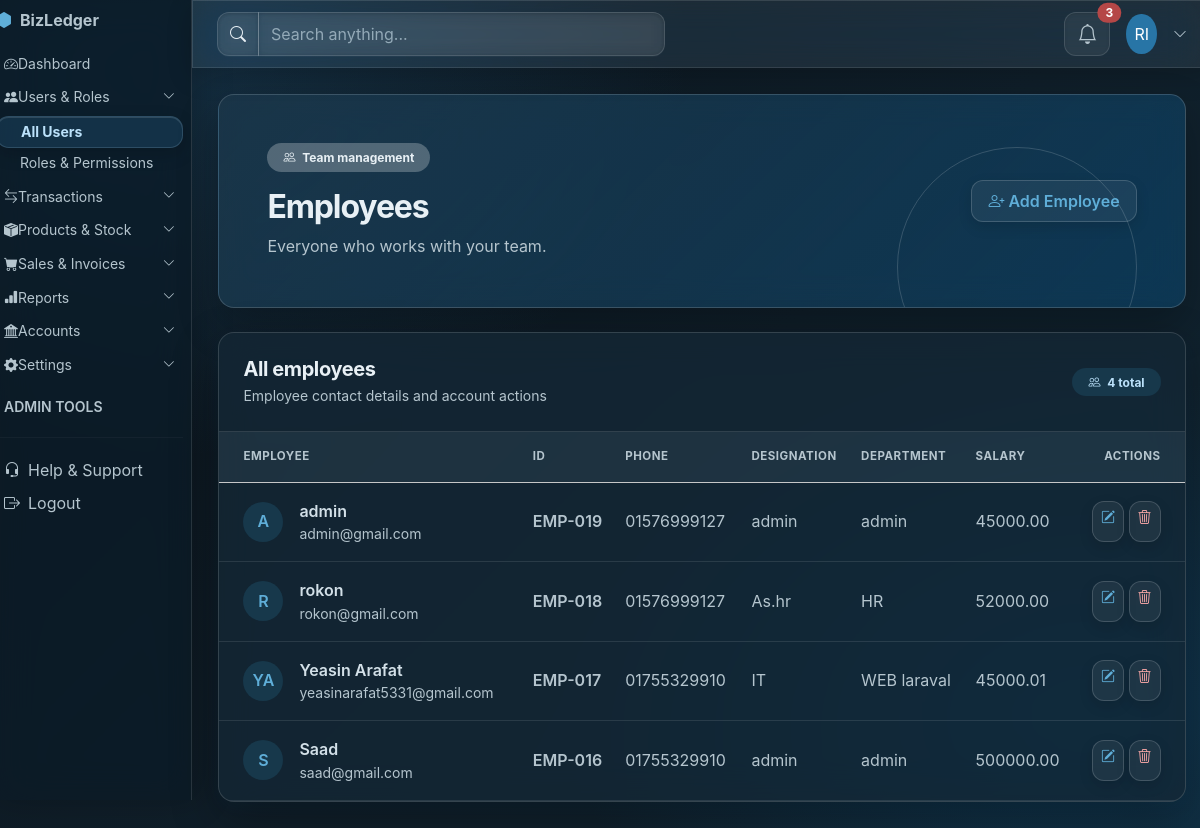
/admin/employlist.php, run on the app's committed database.
### tables this page shows
CREATE TABLE `employees` (
  `employee_id` int UNSIGNED NOT NULL,
  `company_id` int UNSIGNED NOT NULL,
  `user_id` int UNSIGNED DEFAULT NULL,
  `employee_name` varchar(150) NOT NULL,
  `phone` varchar(30) DEFAULT NULL,
  `designation` varchar(100) DEFAULT NULL,
  `department` varchar(100) DEFAULT NULL,
  `joining_date` date DEFAULT NULL,
  `basic_salary` decimal(15,2) NOT NULL DEFAULT '0.00',
  `status` tinyint NOT NULL DEFAULT '1',
  `created_at` timestamp NOT NULL DEFAULT CURRENT_TIMESTAMP,
  `updated_at` timestamp NOT NULL DEFAULT CURRENT_TIMESTAMP ON UPDATE CURRENT_TIMESTAMP,
  `login_email` varchar(150) DEFAULT NULL,
  `login_password` varchar(255) DEFAULT NULL,
  `login_role` enum('admin','accountant','employees') DEFAULT NULL
);

### admin/employlist.php (the view, shortened to what this page needs)
<?php
include_once 'assets/db/bdconfig.php';
$rowData = $conn->query("SELECT * FROM employees ORDER BY employee_id DESC");
?>
<!DOCTYPE html>
<html lang="en">
<head>
    <link href="https://cdn.jsdelivr.net/npm/bootstrap@5.3.3/dist/css/bootstrap.min.css" rel="stylesheet">
    <link href="https://cdn.jsdelivr.net/npm/bootstrap-icons@1.11.3/font/bootstrap-icons.min.css" rel="stylesheet">
    <link href="assets/css/dashboard-shared.css" rel="stylesheet">
    <link href="assets/css/glassmorphism.css" rel="stylesheet">
</head>
<body class="bg-body-tertiary dashboard-page">
    <div class="container-fluid px-0">
        <div class="row min-vh-100">
            <div class="col-lg-3 col-xl-2 p-0 bg-dark">
                <?php include 'include/adminsidebar.php'; ?>
            </div>
            <main class="col-12 col-lg-9 col-xl-10 p-0">
                <?php include 'include/adminheadbar.php'; ?>
                <div class="p-3 p-md-4 p-xl-5">
                    <section class="dashboard-hero rounded-4 shadow-sm text-white p-4 p-lg-5 mb-4">
                        <div class="dashboard-hero-content d-flex flex-column flex-md-row justify-content-between align-items-md-center gap-4">
                            <div>
                                <span class="badge rounded-pill bg-white bg-opacity-25 text-white px-3 py-2 mb-3">
                                    <i class="bi bi-people me-1" aria-hidden="true"></i> Team management
                                </span>
                                <h1 class="h2 fw-bold mb-2">Employees</h1>
                                <p class="mb-0 text-white-50">Everyone who works with your team.</p>
                            </div>
                            <a class="btn btn-light text-primary fw-semibold px-3 py-2 text-nowrap" href="permissions.php">
                                <i class="bi bi-person-plus me-1" aria-hidden="true"></i>Add Employee
                            </a>
                        </div>
                    </section>
                    <section class="card dashboard-card rounded-4 shadow-sm overflow-hidden" aria-labelledby="employee-list-title">
                        <div class="card-body p-0">
                            <div class="d-flex flex-wrap justify-content-between align-items-center gap-2 p-3 p-md-4 border-bottom">
                                <div>
                                    <h2 class="h5 dashboard-section-title fw-bold mb-1" id="employee-list-title">All employees</h2>
                                    <p class="small dashboard-subtitle mb-0">Employee contact details and account actions</p>
                                </div>
                                <span class="badge rounded-pill bg-primary-subtle text-primary-emphasis px-3 py-2">
                                    <i class="bi bi-people me-1" aria-hidden="true"></i>
                                    <?php echo $rowData ? (int) $rowData->num_rows : 0; ?> total
                                </span>
                            </div>
                            <div class="table-responsive">
                                <table class="table table-hover align-middle mb-0">
                                    <thead class="table-light">
                                        <tr>
                                            <th scope="col" class="ps-4 py-3 small text-uppercase text-secondary">Employee</th>
                                            <th scope="col" class="py-3 small text-uppercase text-secondary">ID</th>
                                            <th scope="col" class="py-3 small text-uppercase text-secondary">Phone</th>
                                            <th scope="col" class="py-3 small text-uppercase text-secondary">Designation</th>
                                            <th scope="col" class="py-3 small text-uppercase text-secondary">Department</th>
                                            <th scope="col" class="py-3 small text-uppercase text-secondary">Salary</th>
                                            <th scope="col" class="pe-4 py-3 small text-uppercase text-secondary text-end">Actions</th>
                                        </tr>
                                    </thead>
                                    <tbody>
                                        <?php if ($rowData && $rowData->num_rows > 0) { ?>
                                            <?php while ($row = $rowData->fetch_assoc()) { ?>
                                                <?php
                                                $nameParts = preg_split('/\s+/', trim($row['employee_name']));
                                                $initials = strtoupper(substr($nameParts[0] ?? '', 0, 1) . (count($nameParts) > 1 ? substr(end($nameParts), 0, 1) : ''));
                                                ?>
                                                <tr>
                                                    <td class="ps-4 py-3">
                                                        <div class="d-flex align-items-center gap-3">
                                                            <span class="d-inline-flex align-items-center justify-content-center rounded-circle bg-primary-subtle text-primary fw-semibold flex-shrink-0" style="width: 2.5rem; height: 2.5rem">
                                                                <?php echo $initials ; ?>
                                                            </span>
                                                            <div>
                                                                <div class="fw-semibold"><?php echo $row['employee_name']; ?></div>
                                                                <div class="small text-secondary"><?php echo $row['login_email'] ; ?></div>
                                                            </div>
                                                        </div>
                                                    </td>
                                                    <td class="fw-semibold text-secondary">
                                                        EMP-<?php echo str_pad((int) $row['employee_id'], 3, '0', STR_PAD_LEFT); ?>
                                                    </td>
                                                    <td class="text-secondary"><?php echo $row['phone'] ; ?></td>
                                                    <td class="text-secondary"><?php echo $row['designation'] ; ?></td>
                                                    <td class="text-secondary"><?php echo $row['department'] ; ?></td>
                                                    <td class="text-secondary"><?php echo $row['basic_salary'] ; ?></td>
                                                    <td class="pe-4 text-end text-nowrap">
                                                        <a class="btn btn-sm btn-light text-primary" href="employedit.php?id=<?php echo $row['employee_id']; ?>" aria-label="Edit employee" title="Edit employee">
                                                            <i class="bi bi-pencil-square" aria-hidden="true"></i>
                                                        </a>
                                                        <a class="btn btn-sm btn-light text-danger" onclick="return confirm('Delete this employee?')" href="deleteemploy.php?id=<?php echo $row['employee_id']; ?>" aria-label="Delete employee" title="Delete employee">
                                                            <i class="bi bi-trash3" aria-hidden="true"></i>
                                                        </a>
                                                    </td>
                                                </tr>
                                            <?php } ?>
                                        <?php } ?>
                                    </tbody>
                                </table>
                            </div>
                        </div>
                    </section>
                </div>
        </div>
    </div>
</body>
</html>

### admin/include/adminsidebar.php (shortened to what this page needs)
<?php $current = basename($_SERVER['PHP_SELF']); ?>
<aside class="offcanvas-lg offcanvas-start w-100 h-100 min-vh-100 bg-dark text-white" tabindex="-1" id="sidebar">
  <div class="offcanvas-body d-flex flex-column p-2">
    <a class="d-flex align-items-center gap-2 text-white text-decoration-none fw-bold fs-6 mb-3" href="dashboard_admin.php">
      <i class="bi bi-hexagon-fill text-primary"></i> BizLedger
    </a>
    <nav class="nav flex-column gap-1 small" id="menu">
      <a class="nav-link rounded px-2 py-1 <?= $current == 'dashboard_admin.php' ? 'active bg-primary text-white' : 'text-white text-opacity-75' ?>" href="dashboard_admin.php">
        <i class="bi bi-speedometer2"></i>Dashboard
      </a>
      <a class="nav-link rounded d-flex align-items-center px-2 py-1 small text-white text-opacity-75" data-bs-toggle="collapse" href="#sub0">
        <i class="bi bi-people-fill"></i>Users &amp; Roles<i class="bi bi-chevron-down ms-auto small"></i>
      </a>
      <div class="collapse <?= in_array($current, ['users.php', 'permissions.php', 'employlist.php', 'employedit.php']) ? 'show' : '' ?>" id="sub0">
        <a class="nav-link ps-4 py-1 small <?= in_array($current, ['employlist.php', 'employedit.php']) ? 'active bg-primary text-white' : 'text-white text-opacity-75' ?>" href="employlist.php">All Users</a>
        <a class="nav-link ps-4 py-1 small rounded <?= $current == 'permissions.php' ? 'active bg-primary text-white' : 'text-white text-opacity-75' ?>" href="permissions.php">Roles &amp; Permissions</a>
      </div>
      <a class="nav-link rounded d-flex align-items-center px-2 py-1 small <?= in_array($current, ['transactions.php', 'add_transaction.php']) ? 'text-white' : 'text-white text-opacity-75' ?>" data-bs-toggle="collapse" href="#sub1" aria-expanded="<?= in_array($current, ['transactions.php', 'add_transaction.php']) ? 'true' : 'false' ?>" aria-controls="sub1">
        <i class="bi bi-arrow-left-right"></i>Transactions<i class="bi bi-chevron-down ms-auto small"></i>
      </a>
      <a class="nav-link rounded d-flex align-items-center px-2 py-1 small text-white text-opacity-75" data-bs-toggle="collapse" href="#sub2">
        <i class="bi bi-box-seam-fill"></i>Products &amp; Stock<i class="bi bi-chevron-down ms-auto small"></i>
      </a>
      <a class="nav-link rounded d-flex align-items-center px-2 py-1 small text-white text-opacity-75" data-bs-toggle="collapse" href="#sub3">
        <i class="bi bi-cart-fill"></i>Sales &amp; Invoices<i class="bi bi-chevron-down ms-auto small"></i>
      </a>
      <a class="nav-link rounded d-flex align-items-center px-2 py-1 small text-white text-opacity-75" data-bs-toggle="collapse" href="#sub4">
        <i class="bi bi-bar-chart-fill"></i>Reports<i class="bi bi-chevron-down ms-auto small"></i>
      </a>
      <a class="nav-link rounded d-flex align-items-center px-2 py-1 small <?= in_array($current, ['chart_of_accounts.php', 'ledgers.php']) ? 'text-white' : 'text-white text-opacity-75' ?>" data-bs-toggle="collapse" href="#sub5" aria-expanded="<?= in_array($current, ['chart_of_accounts.php', 'ledgers.php']) ? 'true' : 'false' ?>" aria-controls="sub5">
        <i class="bi bi-bank2"></i>Accounts<i class="bi bi-chevron-down ms-auto small"></i>
      </a>
      <a class="nav-link rounded d-flex align-items-center px-2 py-1 small text-white text-opacity-75" data-bs-toggle="collapse" href="#sub6">
        <i class="bi bi-gear-fill"></i>Settings<i class="bi bi-chevron-down ms-auto small"></i>
      </a>
    </nav>
    <div class="text-uppercase small fw-semibold text-white-50 px-2 pt-3 pb-1">Admin Tools</div>
    <hr class="border-light opacity-25">
    <nav class="nav flex-column mt-auto">
      <a class="nav-link rounded px-2 py-1 small text-white text-opacity-75" href="#"><i class="bi bi-headset me-2"></i>Help &amp; Support</a>
      <a class="nav-link rounded px-2 py-1 small text-white text-opacity-75" href="logout.php"><i class="bi bi-box-arrow-right me-2"></i>Logout</a>
    </nav>
  </div>
</aside>

### admin/include/adminheadbar.php (shortened to what this page needs)
<header class="navbar bg-white border-bottom px-3 px-md-4 py-2 sticky-top">
  <div class="input-group d-none d-sm-flex" style="max-width: 28rem">
    <span class="input-group-text bg-light border-end-0"><i class="bi bi-search"></i></span>
    <input id="q" class="form-control bg-light border-start-0" type="search" placeholder="Search anything...">
  </div>
  <div class="ms-auto d-flex align-items-center gap-3">
    <button class="btn btn-light position-relative" type="button" aria-label="Notifications"><i class="bi bi-bell fs-5"></i><span class="position-absolute top-0 start-100 translate-middle badge rounded-pill bg-danger">3</span></button>
    <div class="dropdown">
      <a href="#" class="d-flex align-items-center gap-2 text-decoration-none text-reset"
         id="userMenu" data-bs-toggle="dropdown" aria-expanded="false">
        <div class="rounded-circle bg-primary text-white d-flex align-items-center justify-content-center px-2 py-2">RI</div>
        <i class="bi bi-chevron-down small text-muted"></i>
      </a>
    </div>
  </div>
</header>

### admin/assets/css/dashboard-shared.css (style rules this page uses)
:root { --dashboard-ink: #17233c; --dashboard-muted: #68758b; }
body.dashboard-page { color: var(--dashboard-ink); background: #f5f7fb; }
.dashboard-hero { position: relative; overflow: hidden; background: radial-gradient(circle at 88% 20%, rgba(255, 255, 255, .16), transparent 25%), linear-gradient(120deg, #173b8f, #3159c9 62%, #4777df); }
.dashboard-hero::after { position: absolute; right: 3rem; bottom: -5rem; width: 15rem; height: 15rem; border: 1px solid rgba(255, 255, 255, .16); border-radius: 50%; content: ""; pointer-events: none; }
.dashboard-hero-content { position: relative; z-index: 1; }
.dashboard-card { border: 1px solid #e9edf5; transition: box-shadow .2s ease, transform .2s ease; }
.dashboard-section-title { color: var(--dashboard-ink); letter-spacing: -.02em; }
.dashboard-subtitle { color: var(--dashboard-muted); }

### data on the page
employees: employee_name "A", employee_name "admin", login_email "admin@gmail.com", employee_id "019", phone "01576999127", designation "admin", department "admin", basic_salary "45000.00"
employees: employee_name "R", employee_name "rokon", login_email "rokon@gmail.com", employee_id "018", phone "01576999127", designation "As.hr", department "HR", basic_salary "52000.00"
employees: employee_name "YA", employee_name "Yeasin Arafat", login_email "yeasinarafat5331@gmail.com", employee_id "017", phone "01755329910", designation "IT", department "WEB laraval", basic_salary "45000.01"
employees: employee_name "S", employee_name "Saad", login_email "saad@gmail.com", employee_id "016", phone "01755329910", designation "admin", department "admin", basic_salary "500000.00"

### other printed values
$rowData->num_rows "4"
